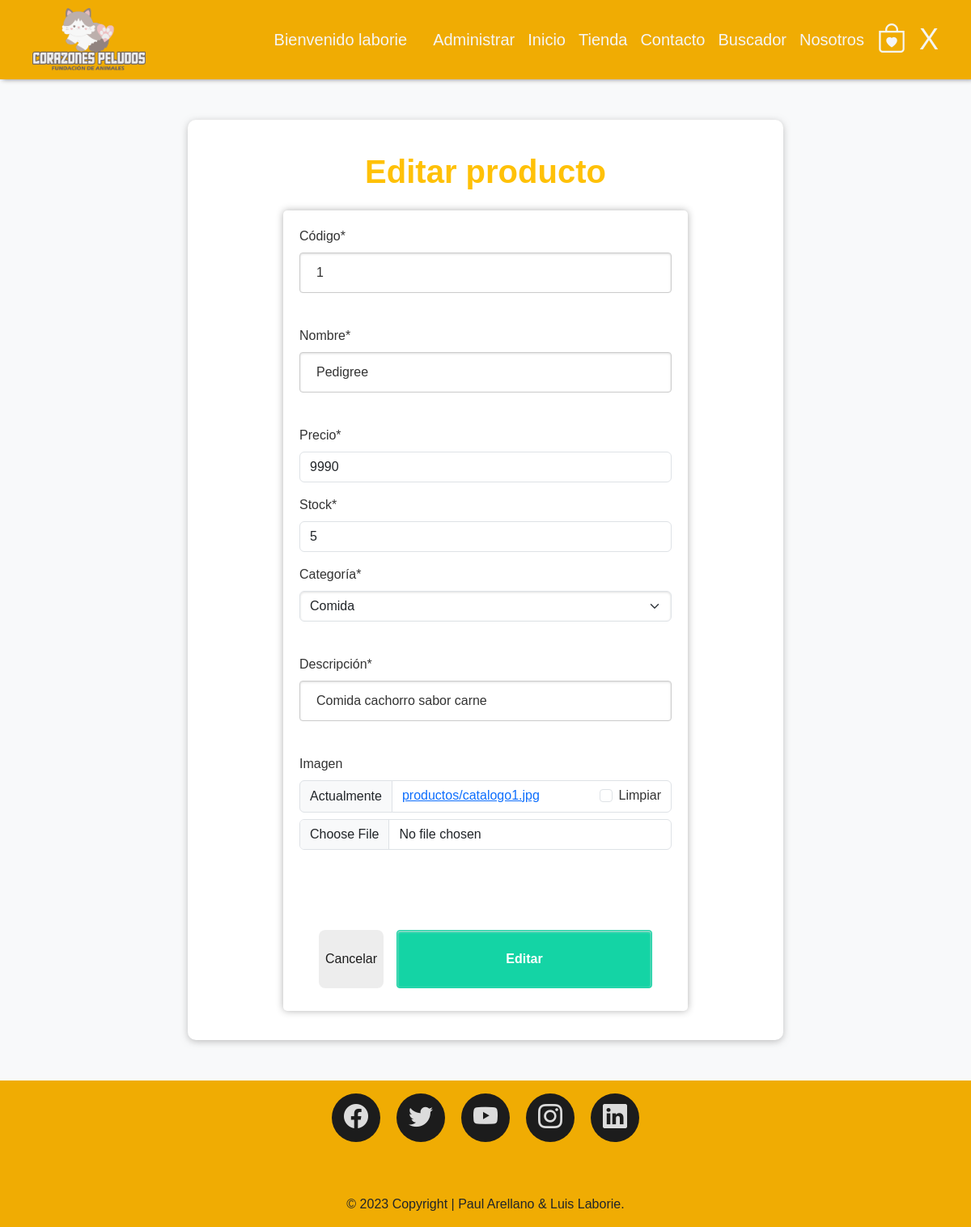
Page /editarProducto/1/ (signed in) on the committed database.
### mascotas/models.py (models this page shows, shortened)
class Producto(models.Model):
    codigo = models.CharField(primary_key=True, max_length=10, verbose_name="Código")
    nombre = models.CharField(max_length=50, verbose_name="Nombre")
    precio = models.IntegerField(verbose_name="Precio")
    stock = models.IntegerField(verbose_name="Stock")
    categoria = models.ForeignKey(Categoria, on_delete=models.CASCADE, verbose_name="Categoría")
    descripcion = models.CharField(max_length=35, verbose_name="Descripción")
    imagen = models.ImageField(upload_to="productos", null=True, blank=True, verbose_name="Imagen")

### mascotas/views.py (the view)
# urls.py: path('editarProducto/<id>/', editarProducto, name="editarProducto"),
@login_required
def editarProducto(request, id):
    productoeditado=Producto.objects.get(codigo=id)
    datos ={
        'form':ProductoForm(instance=productoeditado)
    }
    if request.method=="POST":
        formulario = ProductoForm(data=request.POST, instance=productoeditado, files=request.FILES)
        if formulario.is_valid():
            formulario.save()
            return redirect ('administrar')
    return render(request, 'editarProducto.html', datos)

### mascotas/forms.py
class ProductoForm(forms.ModelForm):
    class Meta:
        model = Producto
        fields = '__all__'

### mascotas/context_processor.py (called while the page is built, shortened)
def total_carrito(request):
    total = 0
    return {'total_carrito': total}

### mascotas/models.py (called while the page is built)
    def __str__(self):
        return self.nombreCategoria

### mascotas/templates/editarProducto.html (shortened to what this page needs)
{% extends 'base.html' %}
{% block contenido %}
{% load static %}
{% load crispy_forms_tags %}
<main>
    <div class="container">
        <div class="row justify-content-center">
            <div class="col-sm-8 align-items-center">
                <div class="card">
                    <div class="card-body">
                        <h2 class="text-center text-warning font-weight-bold my-4 mx-4">Editar producto</h2>
                        <form method="POST" id="formularioEditar" enctype="multipart/form-data">
                            {{ form | crispy }}
                            <div class="row">
                            </div>
                            <div class="row">
                            </div>
                            <div class="row">
                            </div>
                            <div class="row">
                            </div>
                            <div class="row">
                            </div>
                            <div class="row">
                            </div>
                            <div class="row">
                            </div>
                            <div class="d-flex justify-content-end gap-3 mt-5 mb-2 mx-4">
                                <a href="{% url 'administrar' %}" class="btn btn-secondary">Cancelar</a>
                                <input type="submit" value="Editar" class="btn btn-primary">
                            </div>
                        </form>
                    </div>
                </div>
            </div>
        </div>
    </div>
</main>
{% endblock %}

### mascotas/templates/base.html (shortened to what this page needs)
<!DOCTYPE html>
<html lang="en">
<head>
    {% load static %}
    <link rel="stylesheet" href="https://cdn.jsdelivr.net/npm/bootstrap-icons@1.10.5/font/bootstrap-icons.css">
    <link href="https://cdn.jsdelivr.net/npm/bootstrap@5.3.0-alpha2/dist/css/bootstrap.min.css" rel="stylesheet"
>
    <link rel="stylesheet" href="{% static 'css/estilos.css' %}">
</head>
<body class="bg-light">
    <header class="header">
        <div>
            <a href="{% url 'inicio' %}"><img class="logo" src="{% static 'img/logoweb2.2.png' %}" alt="Logo"></a>
        </div>
        <nav class="nav" id="nav">
            <ul class="nav-list">
                {% if user.is_authenticated%}
                    <li><a class="nav-link" href="#">Bienvenido {{user.username}}</a></li>
                    {% if user.is_superuser%}
                    <li><a href="{% url 'administrar' %}">Administrar</a></li>
                    {% endif %}
                {% endif %}
                <li><a href="{% url 'inicio' %}">Inicio</a></li>
                {% if user.is_authenticated%}
                    <li><a href="{% url 'tienda' %}">Tienda</a></li>
                    {% endif %}
                <li><a href="{% url 'contacto' %}">Contacto</a></li>
                <li><a href="{% url 'buscador' %}">Buscador</a></li>
                <li><a href="{% url 'nosotros' %}">Nosotros</a></li>
                <li class="icono-list">
                    <a href="{% url 'carrito' %}"><i class="bi bi-bag-heart icono-nav"></i></a>
                    {% if user.is_authenticated%}
                        <a href="{% url 'logout' %}">X</a>
                    {% else %}
                        <a href="{% url 'login' %}"><i class="bi bi-person-circle icono-nav"></i></a>
                    {% endif %}
                </li>
            </ul>
        </nav>
    </header>
    {% block contenido %}
    {% endblock%}
    <footer>
        <div class="enlaces">
            <a href="#"><i class="bi bi-facebook"></i></A>
            <a href="#"><i class="bi bi-twitter"></i></a>
            <a href="#"><i class="bi bi-youtube"></i></a>
            <a href="#"><i class="bi bi-instagram"></i></a>
            <a href="#"><i class="bi bi-linkedin"></i></a>
        </div>
        <div>
            <span>© 2023 Copyright | Paul Arellano & Luis Laborie.</span>
        </div>
    </footer>
</body>
</html>

### mascotas/static/css/estilos.css (style rules this page uses)
* { margin: 0; padding: 0; box-sizing: border-box; font-family: sans-serif; }
:root { --primario: #F0AC03; --secundario:#1c1c1c; --terciario: #ecececec; }
header { display: flex; align-items: center; justify-content: space-between; background-color: var(--primario); padding: 10px 40px; box-shadow: 3px 0px 6px gray; }
body { display: flex; flex-direction: column; min-height: 100vh; }
.logo { width: 140px; }
.nav-list { list-style-type: none; display: inline-flex; align-items: center; justify-content: center; font-size: 20px; gap: 1rem; margin: 0; padding: 0; }
.nav-list li a { text-decoration: none; color: whitesmoke; }
.icono-list { display: inline-flex; justify-content: space-between; font-size: 36px; color: whitesmoke !important; gap: 1rem; }
footer { background-color: var(--primario); padding: 1rem 0; text-align: center; margin-top: auto; display: flex; flex-direction: column; align-items: center; justify-content: space-between; gap: 1rem; }
.enlaces { max-width: 960px; display: grid; justify-content: space-around; grid-template-columns: repeat(5, 1fr); grid-gap: 20px; }
.enlaces a { display: block; text-decoration: none; font-size: 30px; width: 60px; height: 60px; line-height: 60px; text-align: center; background-color: var(--secundario); color: var(--terciario); border-radius: 50%; box-shadow: 2px 2px 5px var(0, 0, 0, .5); transition: all .4s ease-in-out; }
form { background-color: #fff; padding: 20px; border-radius: 5px; box-shadow: 0px 0px 10px rgba(0, 0, 0, 0.3); max-width: 500px; margin: 20px auto; }
label { display: block; margin-bottom: 5px; color: #333; }
input[type="text"], input[type="password"], input[type="date"] { width: 100%; padding: .5rem; margin-bottom: .5rem; border: none; border-radius: 5px; box-shadow: 0px 0px 5px rgba(0, 0, 0, 0.1); font-size: 16px; color: #333; }
input[type="submit"], input[type="reset"] { width: 100%; background-color: #4CAF50; color: #fff; padding: 10px 20px ; border: none; border-radius: 5px; cursor: pointer; font-size: 16px; margin-right: 10px; }
.btn { background-color: var(--terciario); color: var(--secundario); border: 0; padding: 1.5rem .5rem; display: flex; justify-content: center; align-items: center; border-radius: .5rem; cursor: pointer; }
body { font-family: 'Montserrat', sans-serif; }
form { display: flex; flex-direction: column; }
form input[type="text"], form input[type="submit"], form select { width: 100%; margin: 0px 0 25px; display: inline-block; border: 1px solid #ccc; box-shadow: inset 0 1px 3px #ddd; border-radius: 4px; -webkit-box-sizing: border-box; -moz-box-sizing: border-box; box-sizing: border-box; padding-left: 20px; padding-right: 20px; padding-top: 12px; padding-bottom: 12px; font-family: 'Montserrat', sans-serif; }
form input[type="submit"] { width: 100%; margin: 0 auto; cursor: pointer; background-color: #14d4a5; border: 1px solid #14d4a5; color: #fff; font-weight: 600; transition: width 1s; justify-content: center; }
.container { margin-top: 40px; margin-bottom: 40px; }
.card { border: none; box-shadow: 0 2px 8px rgba(133, 133, 133, 0.5); border-radius: 10px; margin: 10px 0px 10px 0px; }
.font-weight-bold { font-weight: bolder; font-size: 40px; }

### rows in the picture
Producto: codigo "1", nombre "Pedigree", precio "9990", stock "5", categoria "Comida", descripcion "Comida cachorro sabor carne"

### other values in the picture
{{ user.username }} "laborie"
